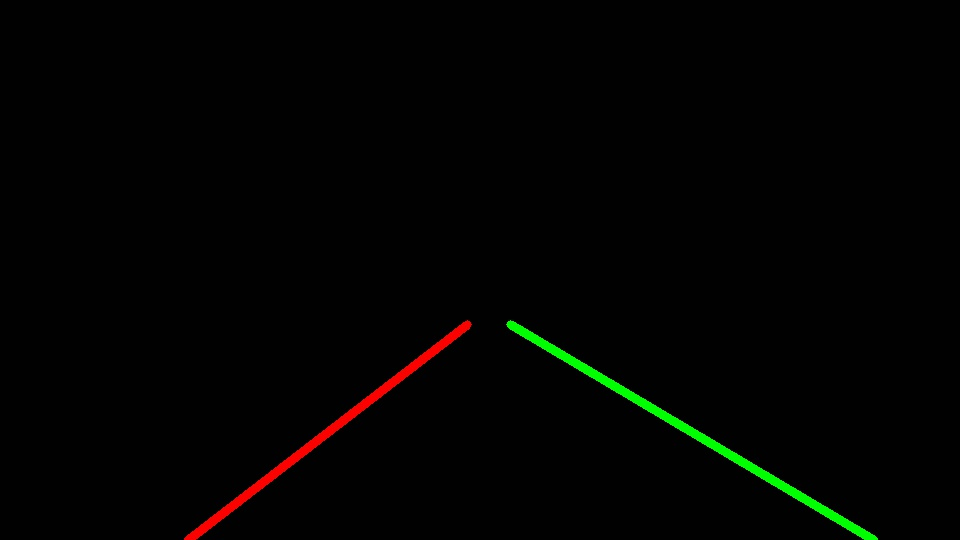
#> input picture writeup/classified_img.jpg, 960 x 540 px, given in place of solidWhiteRight.jpg, which was not available
$ jupyter execute --allow-errors P1.ipynb   (shell and % lines are left out)   (older library calls are emulated)   (text cells are left out)
#> lines starting #> are read from the running program, lines starting #| are printed output that depends on the picture; after the words box and inside, x2 and y2 are one past the last pixel; in counts of white or black regions, pixels touching at a corner belong together; pictures that were not available may be replaced by others from this repository, and a replacement may not be noted
[cell 1]
#importing some useful packages
import matplotlib.pyplot as plt
import matplotlib.image as mpimg
import numpy as np
import cv2

[cell 2]
#reading in an image
image = mpimg.imread('test_images/solidWhiteRight.jpg')
#> image is the input picture: shape (540, 960, 3); mean R, G, B 2.6, 2.9, 1.1

#printing out some stats and plotting
print('This image is:', type(image), 'with dimensions:', image.shape)
#| This image is: <class 'numpy.ndarray'> with dimensions: (540, 960, 3)
plt.imshow(image)  # if you wanted to show a single color channel image called 'gray', for example, call as plt.imshow(gray, cmap='gray')

[cell 3]
import math

def grayscale(img):
    """Applies the Grayscale transform
    This will return an image with only one color channel
    but NOTE: to see the returned image as grayscale
    (assuming your grayscaled image is called 'gray')
    you should call plt.imshow(gray, cmap='gray')"""
    return cv2.cvtColor(img, cv2.COLOR_BGR2GRAY)
    # Or use BGR2GRAY if you read an image with cv2.imread()
    #return cv2.cvtColor(img, cv2.COLOR_BGR2GRAY)

def canny(img, low_threshold, high_threshold):
    """Applies the Canny transform"""
    return cv2.Canny(img, low_threshold, high_threshold)

def gaussian_blur(img, kernel_size):
    """Applies a Gaussian Noise kernel"""
    return cv2.GaussianBlur(img, (kernel_size, kernel_size), 0)

def region_of_interest(img, vertices):
    """
    Applies an image mask.

    Only keeps the region of the image defined by the polygon
    formed from `vertices`. The rest of the image is set to black.
    """
    #defining a blank mask to start with
    mask = np.zeros_like(img)

    #defining a 3 channel or 1 channel color to fill the mask with depending on the input image
    if len(img.shape) > 2:
        channel_count = img.shape[2]  # i.e. 3 or 4 depending on your image
        ignore_mask_color = (255,) * channel_count
    else:
        ignore_mask_color = 255

    #filling pixels inside the polygon defined by "vertices" with the fill color
    cv2.fillPoly(mask, vertices, ignore_mask_color)

    #returning the image only where mask pixels are nonzero
    masked_image = cv2.bitwise_and(img, mask)
    return masked_image


def draw_lines(img, lines, color=[255, 0, 0], thickness=2):
    """
    NOTE: this is the function you might want to use as a starting point once you want to
    average/extrapolate the line segments you detect to map out the full
    extent of the lane (going from the result shown in raw-lines-example.mp4
    to that shown in P1_example.mp4).

    Think about things like separating line segments by their
    slope ((y2-y1)/(x2-x1)) to decide which segments are part of the left
    line vs. the right line.  Then, you can average the position of each of
    the lines and extrapolate to the top and bottom of the lane.

    This function draws `lines` with `color` and `thickness`.
    Lines are drawn on the image inplace (mutates the image).
    If you want to make the lines semi-transparent, think about combining
    this function with the weighted_img() function below
    """
    for line in lines:
        for x1,y1,x2,y2 in line:
            cv2.line(img, (x1, y1), (x2, y2), color, thickness)

def hough_lines(img, rho, theta, threshold, min_line_len, max_line_gap):
    """
    `img` should be the output of a Canny transform.

    Returns an image with hough lines drawn.
    """
    lines = cv2.HoughLinesP(img, rho, theta, threshold, np.array([]), minLineLength=min_line_len, maxLineGap=max_line_gap)
    #line_img = np.zeros((img.shape[0], img.shape[1], 3), dtype=np.uint8)
    #draw_lines(line_img, lines)
    return lines


def paint_hough_lines(img, lines):
    line_img = np.zeros((img.shape[0], img.shape[1], 3), dtype=np.uint8)
    draw_lines(line_img, lines)
    return line_img


def detect_colors(img, threshold = [0,0,0]):
    detected = np.copy(img)
    thresholds = (img[:,:] < threshold[0])
    detected[thresholds] = [0]
    return detected


def weighted_img(img, initial_img, α=0.8, β=1., λ=0.):
    """
    `img` is the output of the hough_lines(), An image with lines drawn on it.
    Should be a blank image (all black) with lines drawn on it.

    `initial_img` should be the image before any processing.

    The result image is computed as follows:

    initial_img * α + img * β + λ
    NOTE: initial_img and img must be the same shape!
    """
    return cv2.addWeighted(initial_img, α, img, β, λ)

[cell 4]
import os
os.listdir("test_images/")

[cell 5]
# TODO: Build your pipeline that will draw lane lines on the test_images
# then save them to the test_images directory.
def pipeline_process(img, debug = 0):
    gauss_rad = 9
    canny_low = 90
    canny_high = 180
    rho = 1
    theta = np.pi/180
    threshold = 35
    min_line_len = 35
    max_line_gap = 100

    img_w = img.shape[1]
    img_h = img.shape[0]
    mask_vertices = np.array([[
        (img_w*0.47,img_h*0.57),
        (img_w*0.12,img_h),
        (img_w*0.95,img_h),
        (img_w*0.54,img_h*0.57)
    ]],  dtype=np.int32)


    gray = grayscale(np.copy(img))

    color_select_img = detect_colors(np.copy(gray), [180])
    contrast_adjust = weighted_img(np.copy(gray), color_select_img, 1., 0.8)

    blur = gaussian_blur(contrast_adjust, gauss_rad)
    canny_img = canny(np.copy(blur), canny_low, canny_high)
    masked_img = region_of_interest(np.copy(canny_img), mask_vertices)
    detected_lines = hough_lines(np.copy(masked_img), rho, theta, threshold, min_line_len, max_line_gap )

    hough_img = paint_hough_lines(np.copy(img), detected_lines)
    classified_img= find_lane_bands(detected_lines, np.copy(img))

    overlay = weighted_img(classified_img, img)
    if debug:
        fig_dpi = 72
        plt.figure(1, figsize=(img.shape[0]*4/fig_dpi, img.shape[1]/fig_dpi), dpi=fig_dpi)
        plt.subplot(151)
        plt.imshow(gray, cmap="gray")
        plt.subplot(152)
        plt.imshow(contrast_adjust, cmap="gray")
        plt.subplot(153)
        plt.imshow(hough_img, cmap="gray")
        plt.subplot(154)
        plt.imshow(classified_img)
        plt.subplot(155)
        plt.imshow(cv2.cvtColor(np.copy(overlay), cv2.COLOR_BGR2RGB))
        plt.show()
        for writeup_file in ["overlay", "gray", "hough_img", "canny_img", "masked_img", "classified_img", "contrast_adjust" ]:
            cv2.imwrite("writeup/{0}.jpg".format(writeup_file), vars()[writeup_file])
    return overlay


def find_line_cutoff(line, x3, x4):
    m = line_slope(line)
    y1, x1, y2, x2 = line[0]
    y3 = int(round(m*(x3-x1)+y1))
    y4 = int(round(m*(x4-x1)+y1))
    band = (y3,x3,y4,x4)
    return [band]

def line_slope(line):
    y1, x1, y2, x2 = line[0]
    if x2 != x1:
        return (y2-y1)/(x2-x1)
    else:
        return ""

def find_lane_bands(lines, image):
    blank = np.ones_like(image)
    bands = [ find_line_cutoff(line, image.shape[0], image.shape[0]*0.60) for line in lines if type(line_slope(line)) is not str]
    left_bands = list(filter(lambda b: line_slope(b) < 0, bands))
    right_bands = list(filter(lambda b: line_slope(b) > 0, bands))
    if len(left_bands) > 0:
        average_left = [np.mean(left_bands, axis=0, dtype=np.int)]
        draw_lines(blank, average_left, [0,0,255],8)
    if len(right_bands) > 0:
        average_right = [np.mean(right_bands, axis=0, dtype=np.int)]
        draw_lines(blank, average_right, [0,255,0],8)
    return blank

def process_and_save(img_file):
    image = cv2.imread("test_images/{0}".format(img_file))
    image = pipeline_process(image, 1)
    image_bgr = np.zeros_like(image)
    cv2.imwrite("test_images/processed_{0}".format(img_file), image)

processed_images = [process_and_save(img_file) for img_file in os.listdir("test_images/") if "processed_" not in img_file ]
#> in detect_colors, `thresholds = (img[:,:] < threshold[0])`: thresholds: shape (540, 960) bool; every value is 1
#> in detect_colors, `detected[thresholds] = [0]`: detected: shape (540, 960); every value is 0
#> in canny, `return cv2.Canny(img, low_threshold, high_threshold)`:
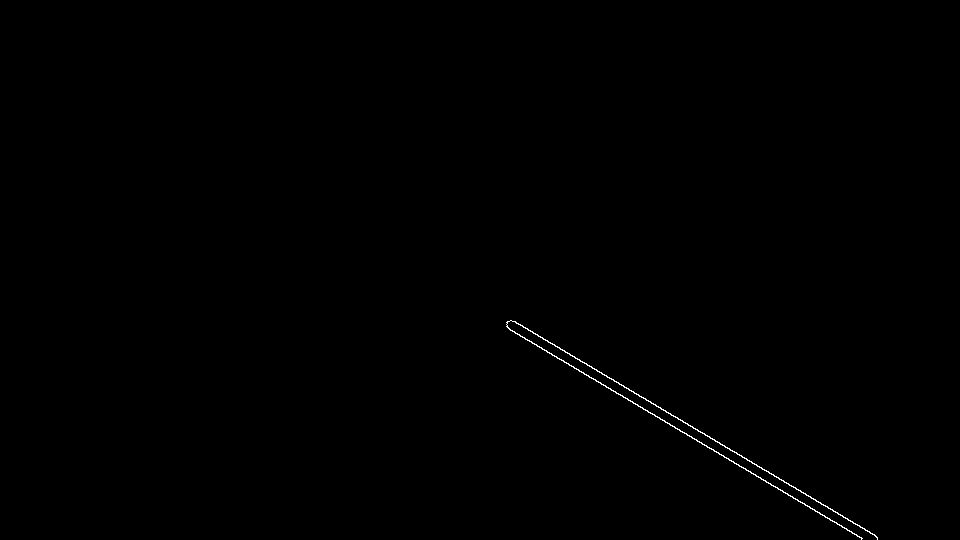
#> returned value: shape (540, 960); 0.22% white in thin lines or dots, all inside (x1, y1, x2, y2) = (506, 320, 878, 540)
#> in region_of_interest, `cv2.fillPoly(mask, vertices, ignore_mask_color)`:
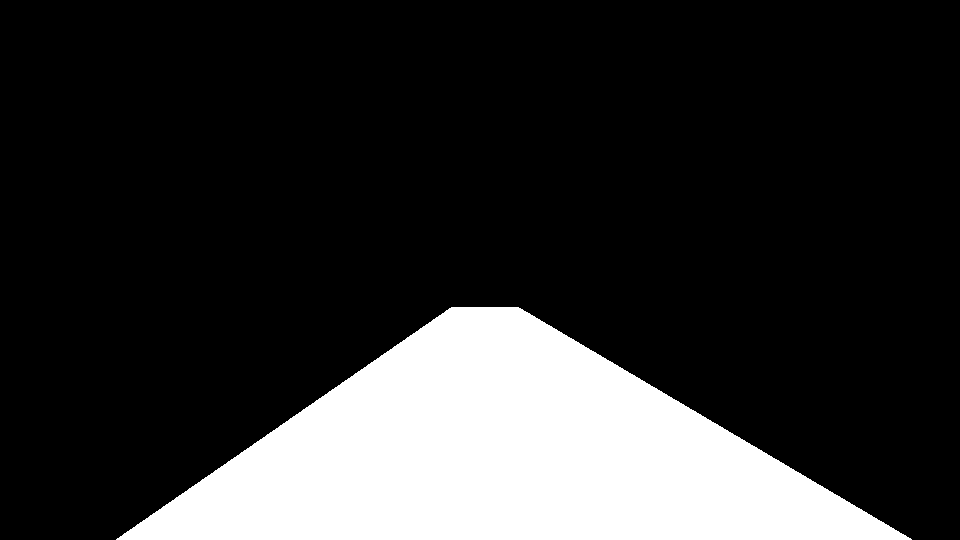
#> mask: shape (540, 960); 19.4% white; 1 white region, box (x1, y1, x2, y2) and area: (116, 307, 912, 540) 100788
#> in hough_lines, `lines = cv2.HoughLinesP(img, rho, theta, threshold, np.array([]), minL..`: lines = [[633, 391, 877, 537], [507, 327, 707, 447], [507, 326, 861, 539], [514, 321, 730, 450], [733, 461, 862, 538], [511, 320, 607, 377]]
#> in pipeline_process, `detected_lines = hough_lines(np.copy(masked_img), rho, theta, threshol..`: detected_lines has the same summary as lines in hough_lines
#> the loop in draw_lines, `for line in lines:` made 6 passes
#> in find_lane_bands, `bands = [ find_line_cutoff(line, image.shape[0], image.shape[0]*0.60) ..`: bands = [[(882, 540, 521, 324)], [(862, 540, 502, 324)], [(863, 540, 504, 324)], [(881, 540, 519, 324)], [(865, 540, 503, 324)], [(882, 540, 518, 324)]]
#> in find_lane_bands, `left_bands = list(filter(lambda b: line_slope(b) < 0, bands))`: left_bands = []
#> in find_lane_bands, `right_bands = list(filter(lambda b: line_slope(b) > 0, bands))`: right_bands has the same summary as bands
#> in find_lane_bands, `average_right = [np.mean(right_bands, axis=0, dtype=np.int)]`: average_right = [[[872, 540, 511, 324]]]
#> the loop in draw_lines (call 2), `for line in lines:` made 1 pass
#> in pipeline_process, `plt.show()`:
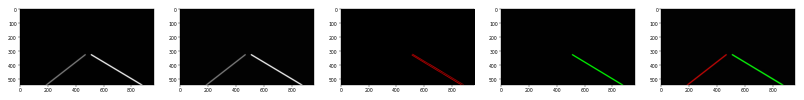
#> figure drawn by matplotlib, 5 panels
